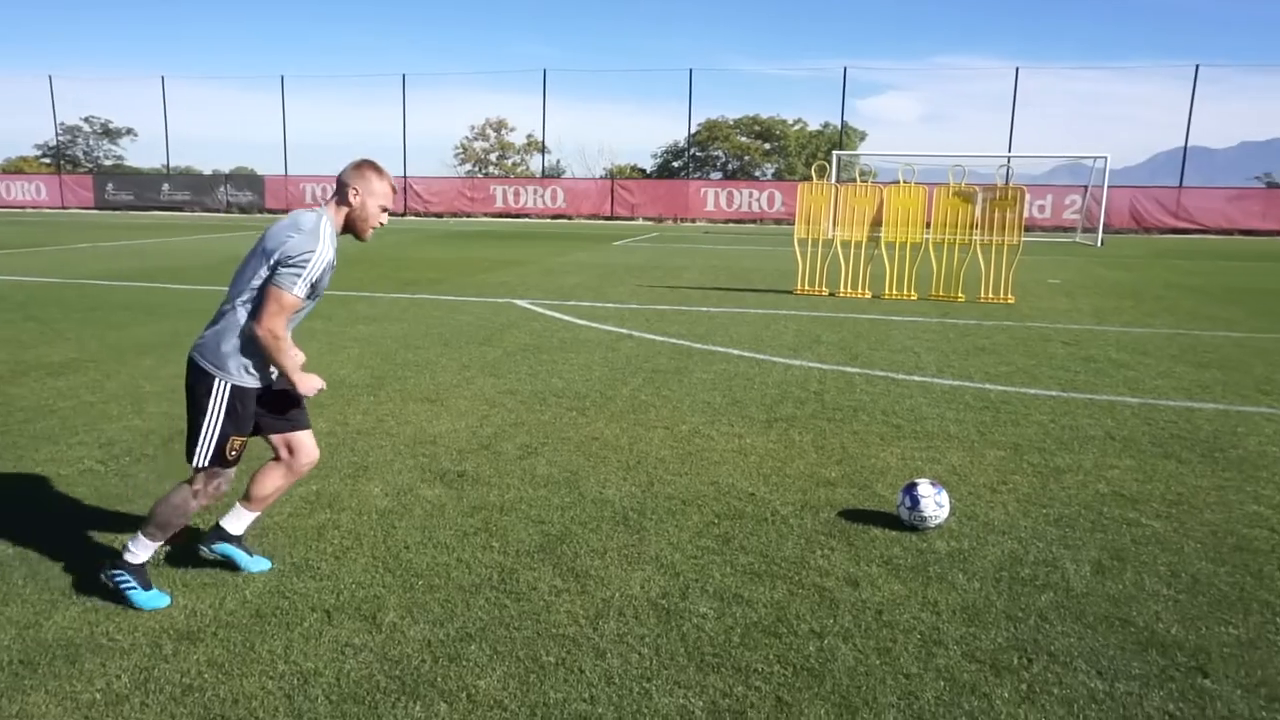
#> input picture frame 3 of free_kick/free_kick_01.mp4, 1280 x 720 px, given in place of header_02.mp4, which was not available
$ jupyter execute --allow-errors 02_pose_extraction.ipynb   (text cells are left out)
#> lines starting #> are read from the running program, lines starting #| are printed output that depends on the picture; pictures that were not available may be replaced by others from this repository, and a replacement may not be noted
### src/pose_extractor.py
import sys
import numpy as np
import cv2
from ultralytics import YOLO

from src.exception import FootVisionException
from src.logger import logging

_pose_model = None
_detect_model = None

BALL_CLASS_ID = 32  # "sports ball" in COCO


def get_model():
    global _pose_model
    if _pose_model is None:
        _pose_model = YOLO("yolov8n-pose.pt")
    return _pose_model


# [34 lines left out: functions get_detect_model, find_ball_center, select_main_person, not called in this run]


def extract_keypoints_from_video(video_path: str) -> np.ndarray:
    try:
        model = get_model()
        cap = cv2.VideoCapture(video_path)
        all_frames = []

        while True:
            ret, frame = cap.read()
            if not ret:
                break

            ball_center = find_ball_center(frame)

            results = model(frame, verbose=False)
            if len(results) == 0 or results[0].keypoints is None or len(results[0].keypoints.data) == 0:
                all_frames.append(np.zeros((17, 3), dtype=np.float32))
                continue

            person_idx = select_main_person(results, ball_center)
            if person_idx is None:
                all_frames.append(np.zeros((17, 3), dtype=np.float32))
                continue
            kp = results[0].keypoints.data[person_idx].cpu().numpy()
            all_frames.append(kp)

        cap.release()
        logging.info(f"Extracted keypoints for {len(all_frames)} frames from {video_path}")
        return np.stack(all_frames)

    except Exception as e:
        raise FootVisionException(e, sys)


# [4 lines that do not run on import are left out]

### notebooks/02_pose_extraction.ipynb
[cell 1]
import sys
print(sys.executable)

[cell 2]
import sys
sys.path.append("..")
from src.pose_extractor import extract_keypoints_from_video
from src.renderer import draw_skeleton
import cv2

video_path = "../data/raw_clips/header/header_02.mp4"
#> (the rest of this cell did not finish here and is left out)

[cell 3]
import matplotlib.pyplot as plt

[cell 4]
cap = cv2.VideoCapture(video_path)
frame_idx = 25
for i in range(frame_idx + 1):
    ret, frame = cap.read()
#> this loop made 26 passes
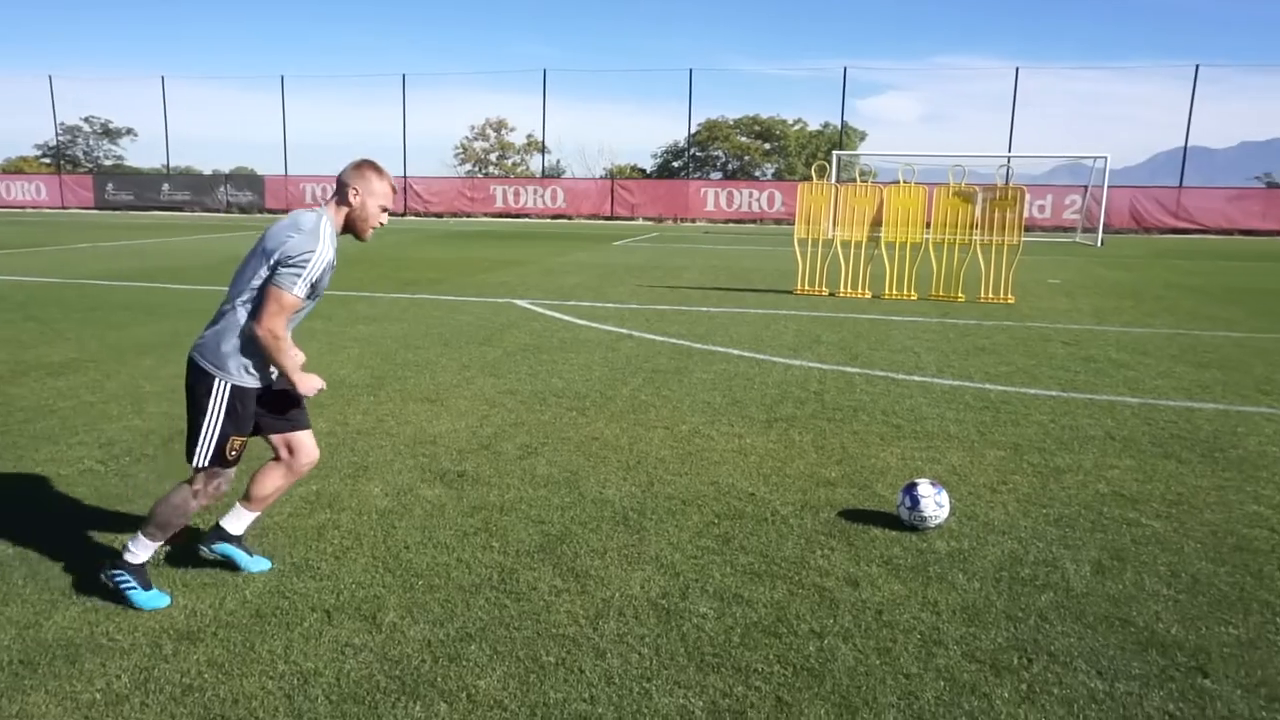
#> input picture frame 3 of free_kick/free_kick_01.mp4, 1280 x 720 px, given in place of header_02.mp4, which was not available
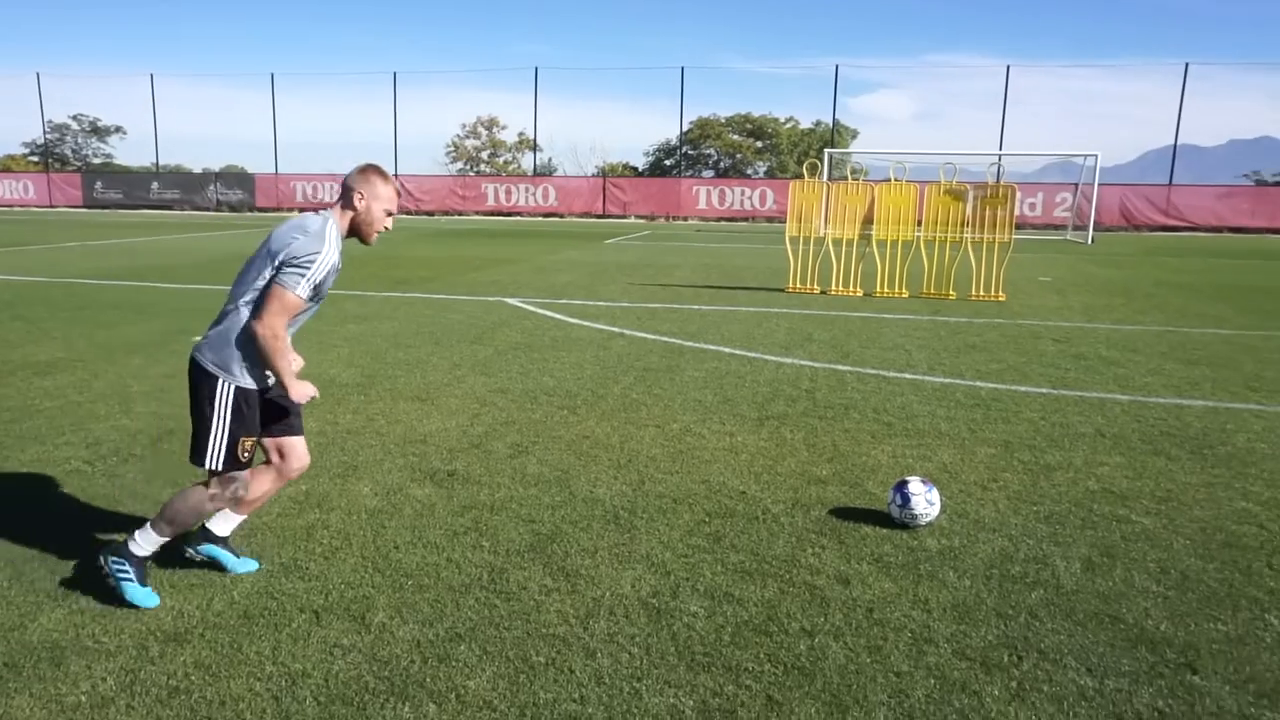
#> input picture frame 4 of free_kick/free_kick_01.mp4, 1280 x 720 px, given in place of header_02.mp4, which was not available
#> pass 3, `ret, frame = cap.read()`:
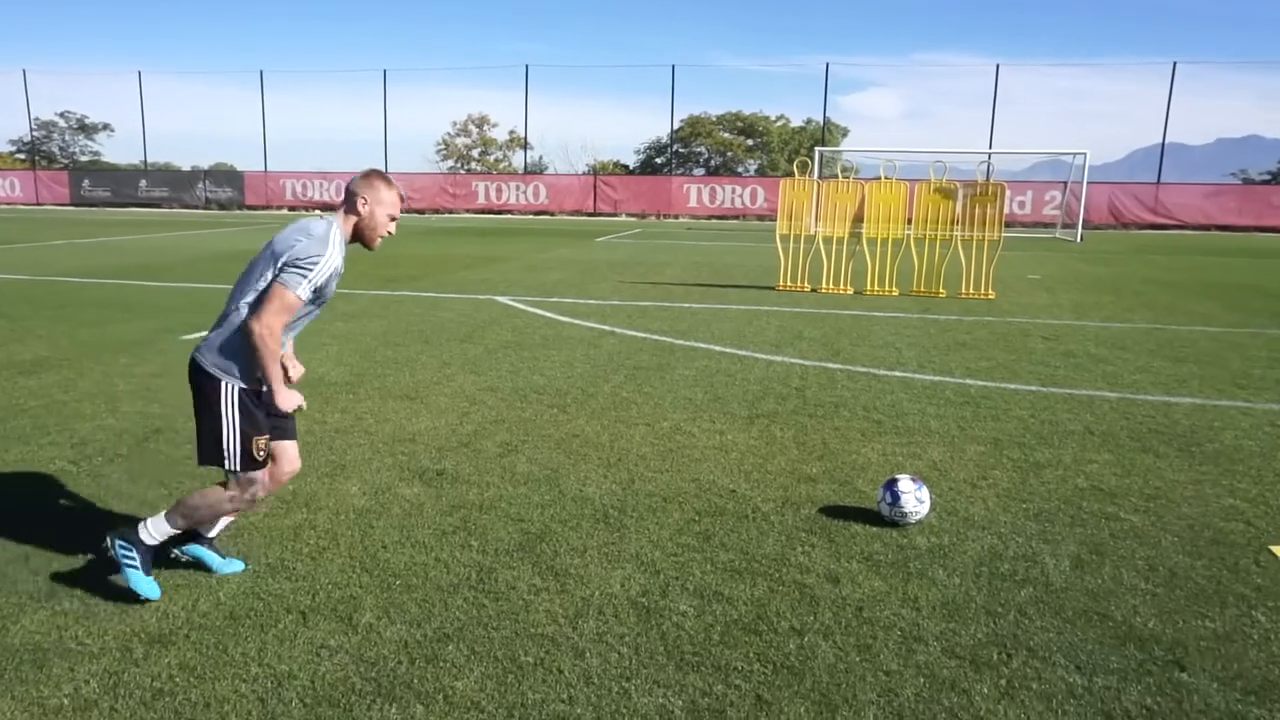
#> frame: shape (720, 1280, 3); mean B, G, R 114.5, 136.4, 124.1
cap.release()

#> (the rest of this cell did not finish here and is left out)

$ run again, starting later in the video
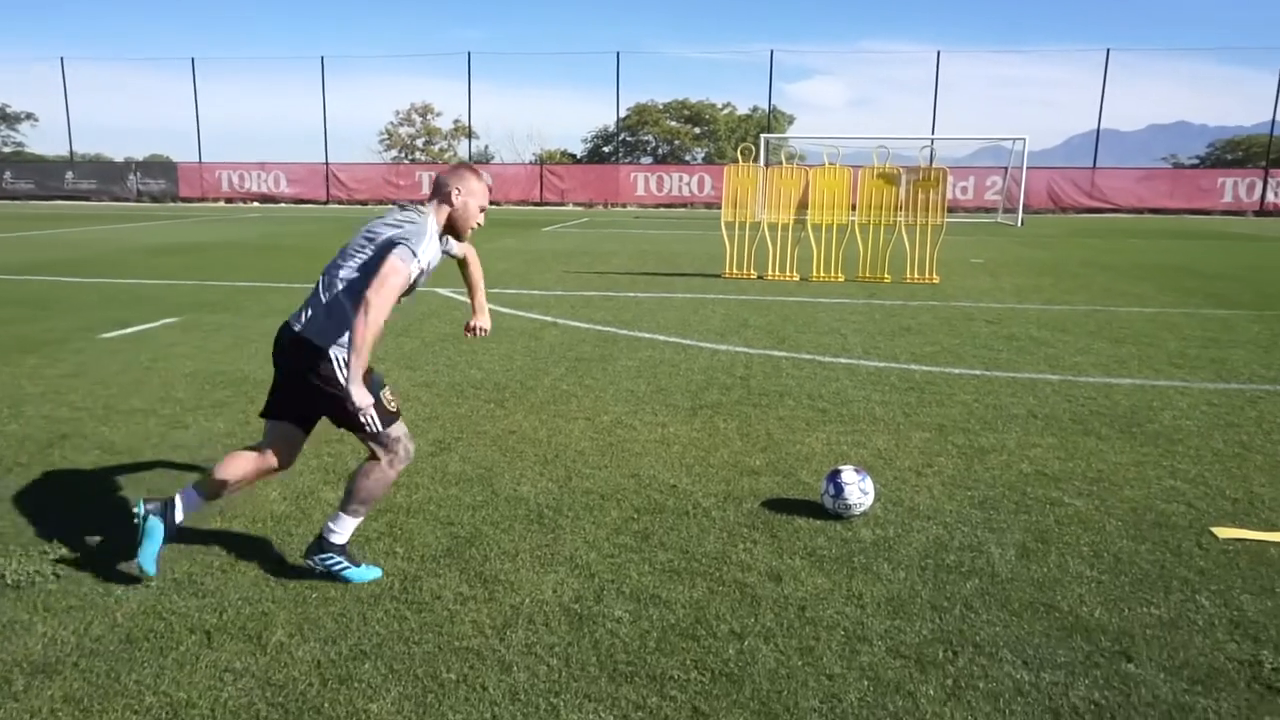
#> input picture frame 13 of free_kick/free_kick_01.mp4, 1280 x 720 px, given in place of header_02.mp4, which was not available
#> the loop `for i in range(frame_idx + 1):` made 26 passes
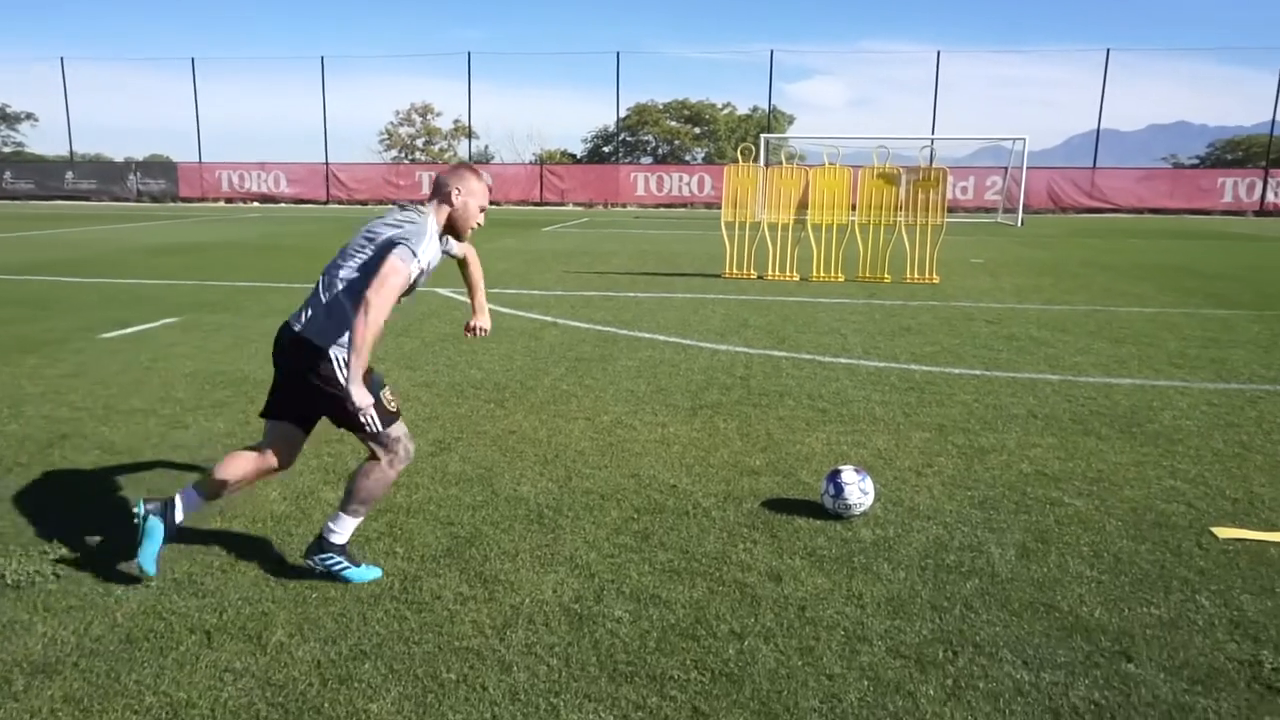
#> input picture frame 13 of free_kick/free_kick_01.mp4, 1280 x 720 px, given in place of header_02.mp4, which was not available
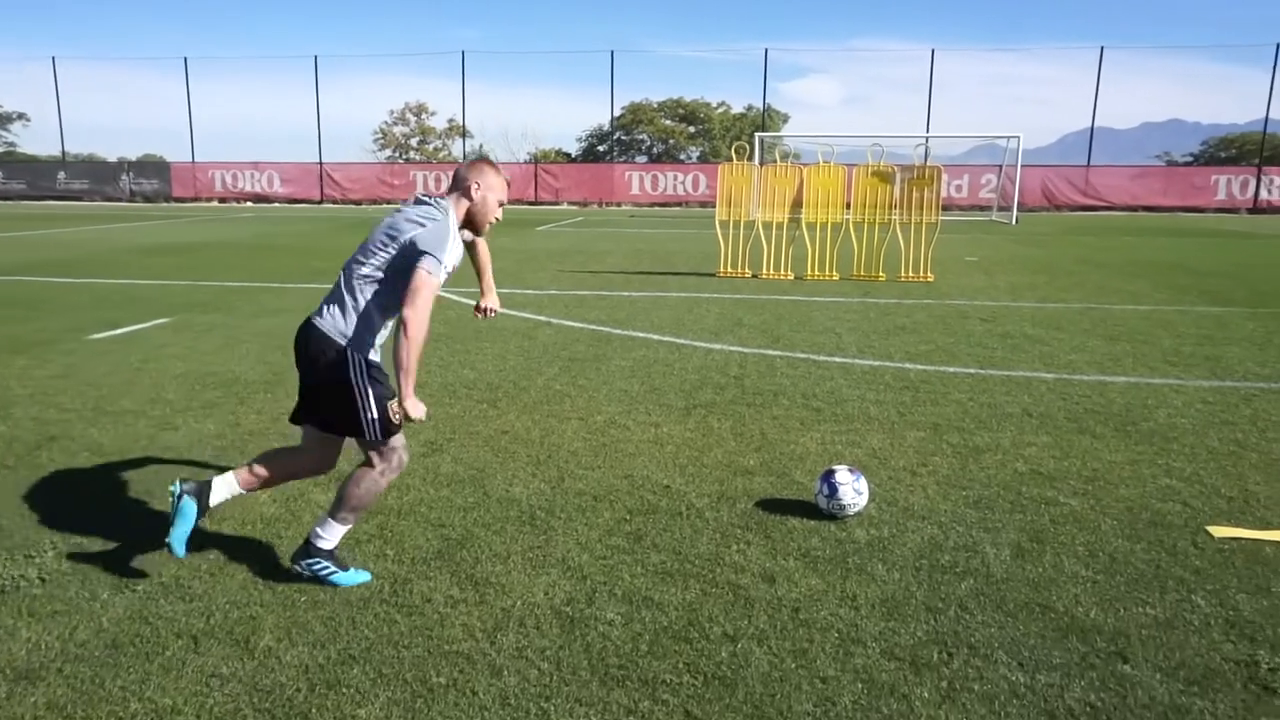
#> input picture frame 14 of free_kick/free_kick_01.mp4, 1280 x 720 px, given in place of header_02.mp4, which was not available
#> pass 3, `ret, frame = cap.read()`:
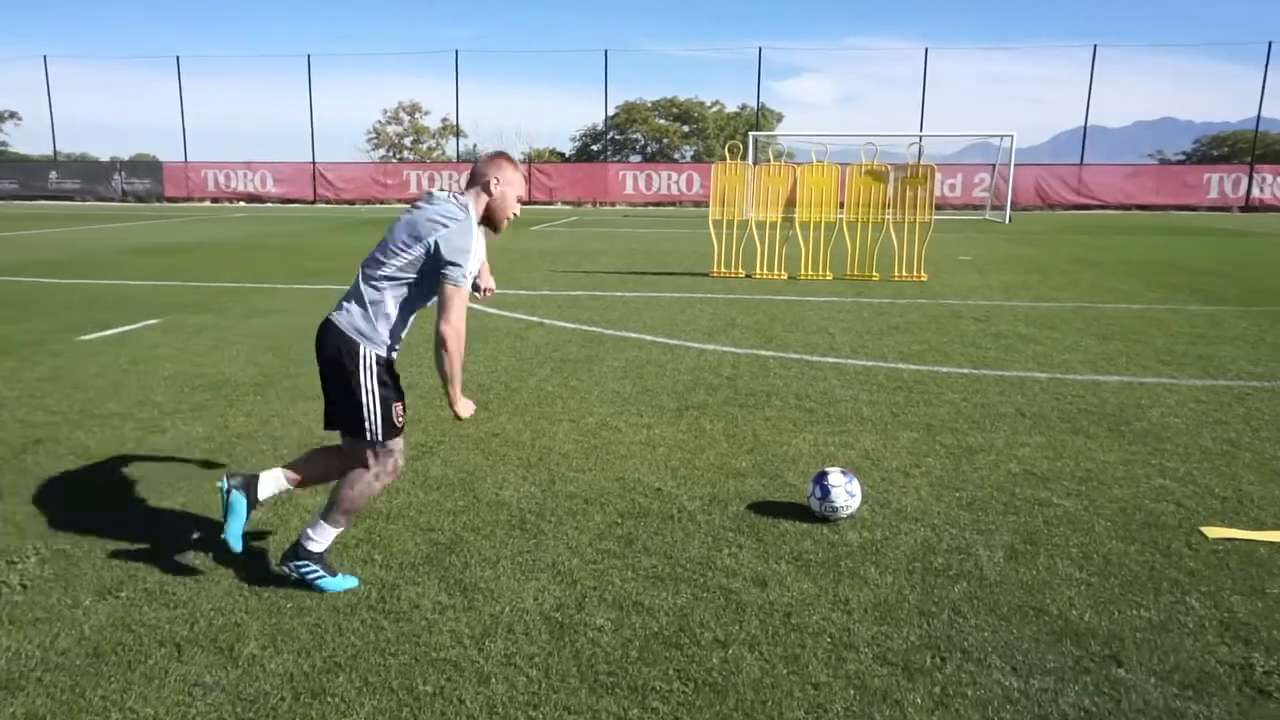
#> frame: shape (720, 1280, 3); mean B, G, R 110.4, 133.5, 121.7
